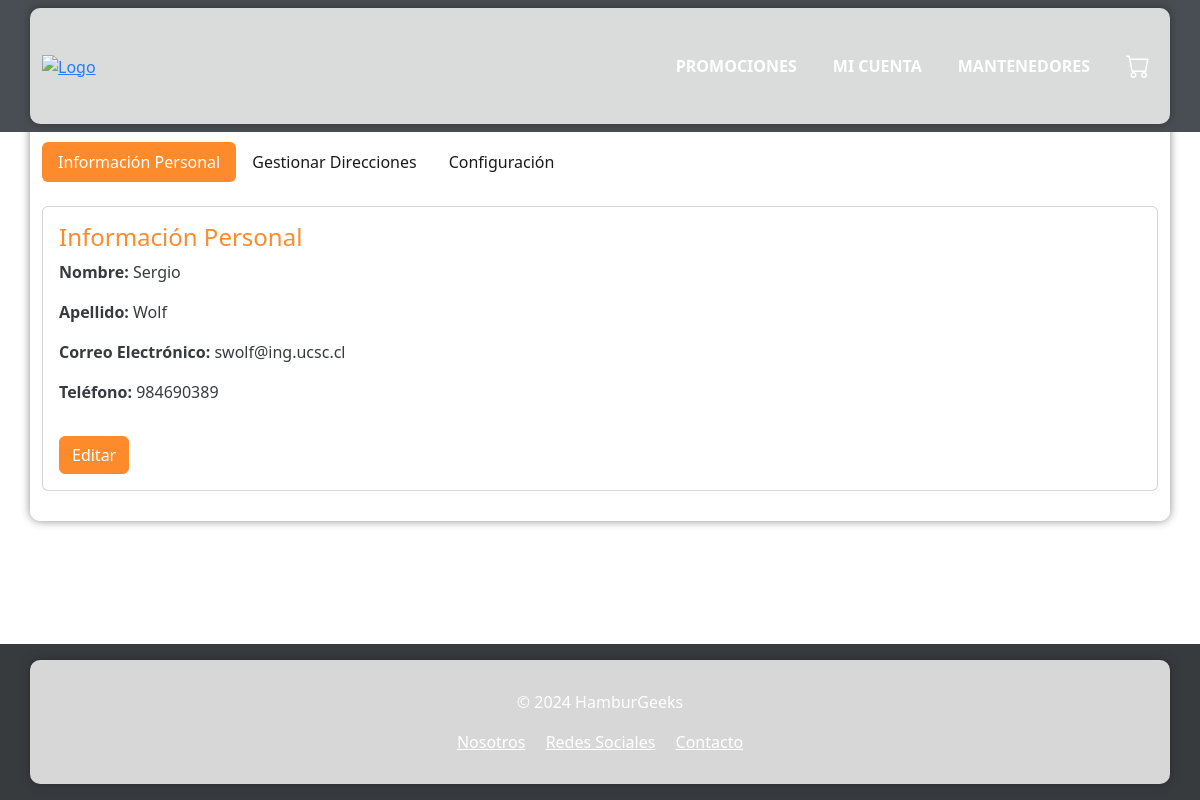
The app's page /index/index-perfil.php (signed in) with its own data.
### tables this page shows
CREATE TABLE `usuario` (
  `id_usuario` int(11) NOT NULL,
  `nombre` varchar(30) DEFAULT NULL,
  `apellido` varchar(30) DEFAULT NULL,
  `correo_electronico` varchar(100) DEFAULT NULL,
  `contrasenia` varchar(255) DEFAULT NULL,
  `telefono` varchar(9) DEFAULT NULL,
  `fecha_registro` date DEFAULT curdate(),
  `puntos_recompensa` int(11) DEFAULT NULL
);

### index/index-perfil.php (the view, shortened to what this page needs)
<?php
include '../includes/header.php';
$user_id = $_SESSION['user_id'];
$query_user = "SELECT nombre, apellido, correo_electronico, telefono FROM usuario WHERE id_usuario = ?";
$stmt_user = $conexion->prepare($query_user);
$stmt_user->bind_param("i", $user_id);
$stmt_user->execute();
$result_user = $stmt_user->get_result();
$user_data = $result_user->fetch_assoc();
?>
<!DOCTYPE html>
<html lang="es">
<head>
    <link href="https://cdn.jsdelivr.net/npm/bootstrap@5.3.0/dist/css/bootstrap.min.css" rel="stylesheet">
</head>
<body>
    <div class="container pt-4 my-5">
        <div class="d-flex justify-content-between align-items-center mb-4">
            <h2 class="text-center">Mi Perfil</h2>
            <div>
                <a href="../login/logout.php" class="btn btn-danger">Cerrar Sesión</a>
            </div>
        </div>
        <ul class="nav nav-pills mb-4" id="perfil-tabs" role="tablist">
            <li class="nav-item" role="presentation">
                <button class="nav-link active" id="personal-tab" data-bs-toggle="pill" data-bs-target="#personal-info"
                    type="button" role="tab">Información Personal</button>
            </li>
            <li class="nav-item" role="presentation">
                <button class="nav-link" id="addresses-tab" data-bs-toggle="pill" data-bs-target="#manage-addresses"
                    type="button" role="tab">Gestionar Direcciones</button>
            </li>
            <li class="nav-item" role="presentation">
                <button class="nav-link" id="settings-tab" data-bs-toggle="pill" data-bs-target="#settings"
                    type="button" role="tab">Configuración</button>
            </li>
        </ul>
        <div class="tab-content">
            <div class="tab-pane fade show active" id="personal-info" role="tabpanel" aria-labelledby="personal-tab">
                <div class="card">
                    <div class="card-body">
                        <h4>Información Personal</h4>
                        <p><strong>Nombre:</strong> <?= htmlspecialchars($user_data['nombre']); ?></p>
                        <p><strong>Apellido:</strong> <?= htmlspecialchars($user_data['apellido']); ?></p>
                        <p><strong>Correo Electrónico:</strong>
                            <?= htmlspecialchars($user_data['correo_electronico']); ?></p>
                        <p><strong>Teléfono:</strong> <?= htmlspecialchars($user_data['telefono']); ?></p>
                        <button class="btn btn-primary mt-3" data-bs-toggle="modal"
                            data-bs-target="#editPersonalInfoModal">Editar</button>
                    </div>
                </div>
            </div>
        </div>
    </div>
</body>
</html>
<?php include '../includes/footer.php'; ?>

### login/style.css (style rules this page uses)
.container { background-color: rgba(255, 255, 255, 0.8); padding: 30px; border-radius: 10px; box-shadow: 0 0 10px rgba(0, 0, 0, 0.5); }
body { background-image: url('fondo2.jpg'); background-size: cover; background-position: center; background-repeat: no-repeat; height: 100vh; margin: 0; display: flex; justify-content: center; align-items: center; opacity: 0.9; }

### index/index-perfil.php (style rules this page uses)
.container .btn-primary, .container .btn-warning, .container .btn-danger, .container .btn-success { background-color: #fd7e14; border-color: #fd7e14; }
.container h2, .container h4, .container .nav-link.active { color: #fd7e14; / }
.container .nav-link.active { background-color: #fd7e14; color: white; }
.nav-pills .nav-link { color: black; }
html, body { height: 100%; display: flex; flex-direction: column; }
body { flex-grow: 1; }

### records on screen
usuario: nombre "Sergio", apellido "Wolf", correo_electronico "swolf@ing.ucsc.cl", telefono "984690389"
